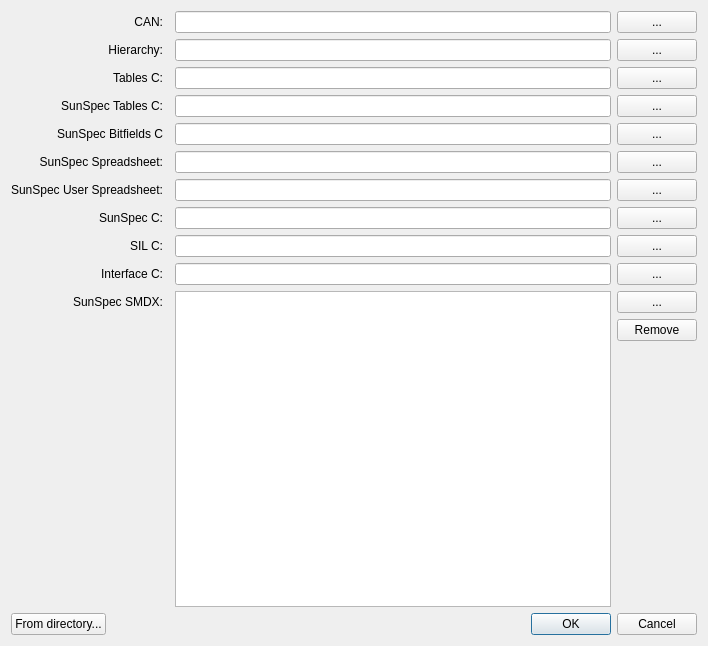
<?xml version="1.0" encoding="UTF-8"?>
<ui version="4.0">
 <class>Dialog</class>
 <widget class="QDialog" name="Dialog">
  <property name="geometry">
   <rect>
    <x>0</x>
    <y>0</y>
    <width>708</width>
    <height>646</height>
   </rect>
  </property>
  <property name="sizePolicy">
   <sizepolicy hsizetype="Preferred" vsizetype="Fixed">
    <horstretch>0</horstretch>
    <verstretch>0</verstretch>
   </sizepolicy>
  </property>
  <property name="windowTitle">
   <string>Dialog</string>
  </property>
  <layout class="QGridLayout" name="gridLayout">
   <item row="3" column="3">
    <widget class="QPushButton" name="pick_sunspec_tables_c">
     <property name="text">
      <string>...</string>
     </property>
    </widget>
   </item>
   <item row="1" column="0">
    <widget class="QLabel" name="label_2">
     <property name="text">
      <string>Hierarchy:</string>
     </property>
     <property name="alignment">
      <set>Qt::AlignRight|Qt::AlignTrailing|Qt::AlignVCenter</set>
     </property>
    </widget>
   </item>
   <item row="3" column="2">
    <widget class="QLineEdit" name="sunspec_tables_c"/>
   </item>
   <item row="8" column="0">
    <widget class="QLabel" name="sil_c_label">
     <property name="text">
      <string>SIL C:</string>
     </property>
     <property name="alignment">
      <set>Qt::AlignRight|Qt::AlignTrailing|Qt::AlignVCenter</set>
     </property>
    </widget>
   </item>
   <item row="8" column="3">
    <widget class="QPushButton" name="pick_sil_c">
     <property name="text">
      <string>...</string>
     </property>
    </widget>
   </item>
   <item row="1" column="2">
    <widget class="QLineEdit" name="hierarchy"/>
   </item>
   <item row="5" column="0">
    <widget class="QLabel" name="label_3">
     <property name="text">
      <string>SunSpec Spreadsheet:</string>
     </property>
     <property name="alignment">
      <set>Qt::AlignRight|Qt::AlignTrailing|Qt::AlignVCenter</set>
     </property>
    </widget>
   </item>
   <item row="0" column="2">
    <widget class="QLineEdit" name="can"/>
   </item>
   <item row="2" column="0">
    <widget class="QLabel" name="tables_c_label">
     <property name="text">
      <string>Tables C:</string>
     </property>
     <property name="alignment">
      <set>Qt::AlignRight|Qt::AlignTrailing|Qt::AlignVCenter</set>
     </property>
    </widget>
   </item>
   <item row="8" column="2">
    <widget class="QLineEdit" name="sil_c"/>
   </item>
   <item row="6" column="2">
    <widget class="QLineEdit" name="spreadsheet_user"/>
   </item>
   <item row="5" column="2">
    <widget class="QLineEdit" name="spreadsheet"/>
   </item>
   <item row="12" column="3">
    <widget class="QPushButton" name="remove_smdx">
     <property name="text">
      <string>Remove</string>
     </property>
    </widget>
   </item>
   <item row="5" column="3">
    <widget class="QPushButton" name="pick_spreadsheet">
     <property name="text">
      <string>...</string>
     </property>
    </widget>
   </item>
   <item row="11" column="3">
    <widget class="QPushButton" name="pick_smdx">
     <property name="text">
      <string>...</string>
     </property>
    </widget>
   </item>
   <item row="6" column="3">
    <widget class="QPushButton" name="pick_spreadsheet_user">
     <property name="text">
      <string>...</string>
     </property>
    </widget>
   </item>
   <item row="0" column="0">
    <widget class="QLabel" name="label">
     <property name="text">
      <string>CAN:</string>
     </property>
     <property name="alignment">
      <set>Qt::AlignRight|Qt::AlignTrailing|Qt::AlignVCenter</set>
     </property>
    </widget>
   </item>
   <item row="3" column="0">
    <widget class="QLabel" name="sunspec_tables_c_label">
     <property name="text">
      <string>SunSpec Tables C:</string>
     </property>
     <property name="alignment">
      <set>Qt::AlignRight|Qt::AlignTrailing|Qt::AlignVCenter</set>
     </property>
    </widget>
   </item>
   <item row="2" column="2">
    <widget class="QLineEdit" name="tables_c"/>
   </item>
   <item row="2" column="3">
    <widget class="QPushButton" name="pick_tables_c">
     <property name="text">
      <string>...</string>
     </property>
    </widget>
   </item>
   <item row="14" column="0" colspan="4">
    <layout class="QHBoxLayout" name="horizontalLayout">
     <item>
      <widget class="QPushButton" name="from_directory">
       <property name="text">
        <string>From directory...</string>
       </property>
      </widget>
     </item>
     <item>
      <widget class="QDialogButtonBox" name="buttons">
       <property name="standardButtons">
        <set>QDialogButtonBox::Cancel|QDialogButtonBox::Ok</set>
       </property>
      </widget>
     </item>
    </layout>
   </item>
   <item row="7" column="2">
    <widget class="QLineEdit" name="sunspec_c"/>
   </item>
   <item row="11" column="2" rowspan="3">
    <widget class="QListWidget" name="smdx_list">
     <property name="selectionMode">
      <enum>QAbstractItemView::ExtendedSelection</enum>
     </property>
    </widget>
   </item>
   <item row="1" column="3">
    <widget class="QPushButton" name="pick_hierarchy">
     <property name="text">
      <string>...</string>
     </property>
    </widget>
   </item>
   <item row="6" column="0">
    <widget class="QLabel" name="label_4">
     <property name="text">
      <string>SunSpec User Spreadsheet:</string>
     </property>
     <property name="alignment">
      <set>Qt::AlignRight|Qt::AlignTrailing|Qt::AlignVCenter</set>
     </property>
    </widget>
   </item>
   <item row="9" column="0">
    <widget class="QLabel" name="interface_c_label">
     <property name="text">
      <string>Interface C:</string>
     </property>
     <property name="alignment">
      <set>Qt::AlignRight|Qt::AlignTrailing|Qt::AlignVCenter</set>
     </property>
    </widget>
   </item>
   <item row="9" column="3">
    <widget class="QPushButton" name="pick_interface_c">
     <property name="text">
      <string>...</string>
     </property>
    </widget>
   </item>
   <item row="7" column="0">
    <widget class="QLabel" name="sunspec_c_label">
     <property name="text">
      <string>SunSpec C:</string>
     </property>
     <property name="alignment">
      <set>Qt::AlignRight|Qt::AlignTrailing|Qt::AlignVCenter</set>
     </property>
    </widget>
   </item>
   <item row="9" column="2">
    <widget class="QLineEdit" name="interface_c"/>
   </item>
   <item row="0" column="3">
    <widget class="QPushButton" name="pick_can">
     <property name="text">
      <string>...</string>
     </property>
    </widget>
   </item>
   <item row="11" column="0">
    <widget class="QLabel" name="smdx_label">
     <property name="text">
      <string>SunSpec SMDX:</string>
     </property>
     <property name="alignment">
      <set>Qt::AlignRight|Qt::AlignTrailing|Qt::AlignVCenter</set>
     </property>
    </widget>
   </item>
   <item row="7" column="3">
    <widget class="QPushButton" name="pick_sunspec_c">
     <property name="text">
      <string>...</string>
     </property>
    </widget>
   </item>
   <item row="4" column="0">
    <widget class="QLabel" name="sunspec_bitfields_c_label">
     <property name="text">
      <string>SunSpec Bitfields C</string>
     </property>
     <property name="alignment">
      <set>Qt::AlignRight|Qt::AlignTrailing|Qt::AlignVCenter</set>
     </property>
    </widget>
   </item>
   <item row="4" column="2">
    <widget class="QLineEdit" name="sunspec_bitfields_c"/>
   </item>
   <item row="4" column="3">
    <widget class="QPushButton" name="pick_sunspec_bitfields_c">
     <property name="text">
      <string>...</string>
     </property>
    </widget>
   </item>
  </layout>
 </widget>
 <resources/>
 <connections/>
</ui>
